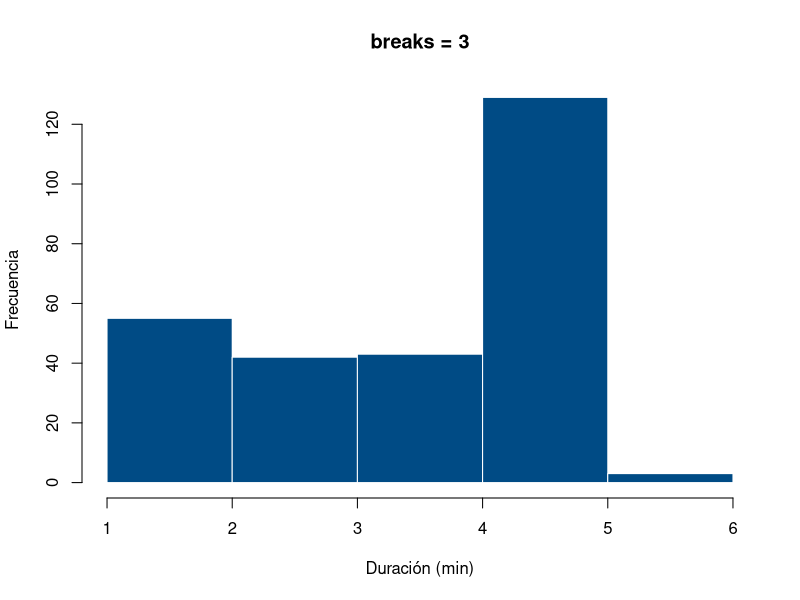
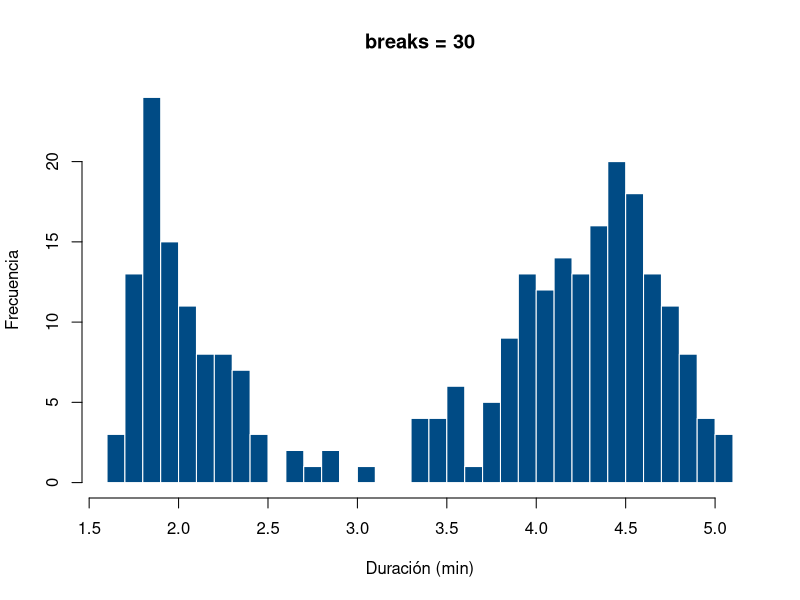
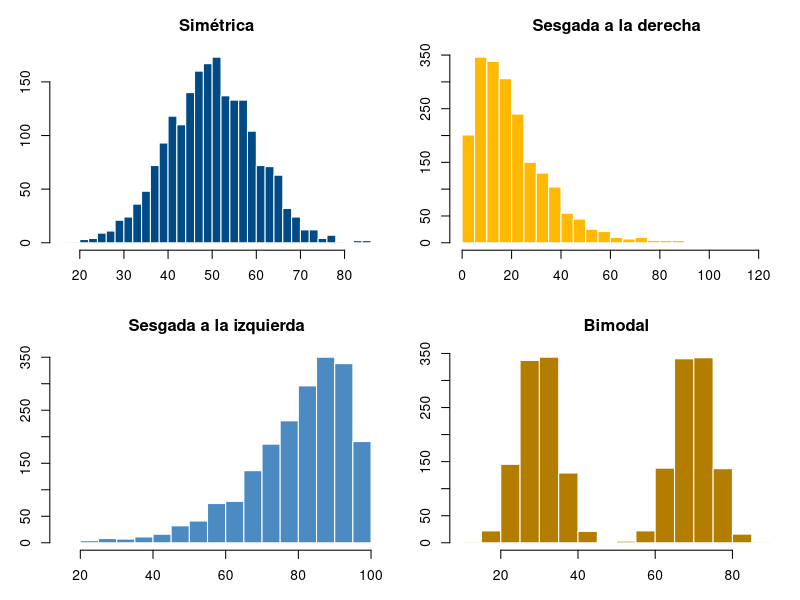

These charts were generated, in order, by the following R code:
## ---- chunk 1
#| label: fig-histograma-sturges
#| fig-cap: "Duración de erupciones de Old Faithful — pocos vs. muchos intervalos"
#| layout-ncol: 2
data(faithful)

hist(faithful$eruptions, breaks = 3, col = "#004B85", border = "white",
     main = "breaks = 3", xlab = "Duración (min)", ylab = "Frecuencia")

hist(faithful$eruptions, breaks = 30, col = "#004B85", border = "white",
     main = "breaks = 30", xlab = "Duración (min)", ylab = "Frecuencia")
## ---- chunk 2
#| label: fig-cuatro-formas
#| fig-cap: "Las cuatro formas típicas de una distribución, generadas con datos reales"
set.seed(42)
par(mfrow = c(2, 2), mar = c(3, 3, 3, 1))

# Simétrica
x1 <- rnorm(2000, mean = 50, sd = 10)
hist(x1, breaks = 25, col = "#004B85", border = "white",
     main = "Simétrica", xlab = "", ylab = "")

# Sesgada a la derecha
x2 <- rgamma(2000, shape = 2, rate = 0.1)
hist(x2, breaks = 25, col = "#FFB903", border = "white",
     main = "Sesgada a la derecha", xlab = "", ylab = "")

# Sesgada a la izquierda
x3 <- 100 - rgamma(2000, shape = 2, rate = 0.1)
hist(x3, breaks = 25, col = "#4B8BC2", border = "white",
     main = "Sesgada a la izquierda", xlab = "", ylab = "")

# Bimodal
x4 <- c(rnorm(1000, 30, 5), rnorm(1000, 70, 5))
hist(x4, breaks = 25, col = "#B37D00", border = "white",
     main = "Bimodal", xlab = "", ylab = "")
